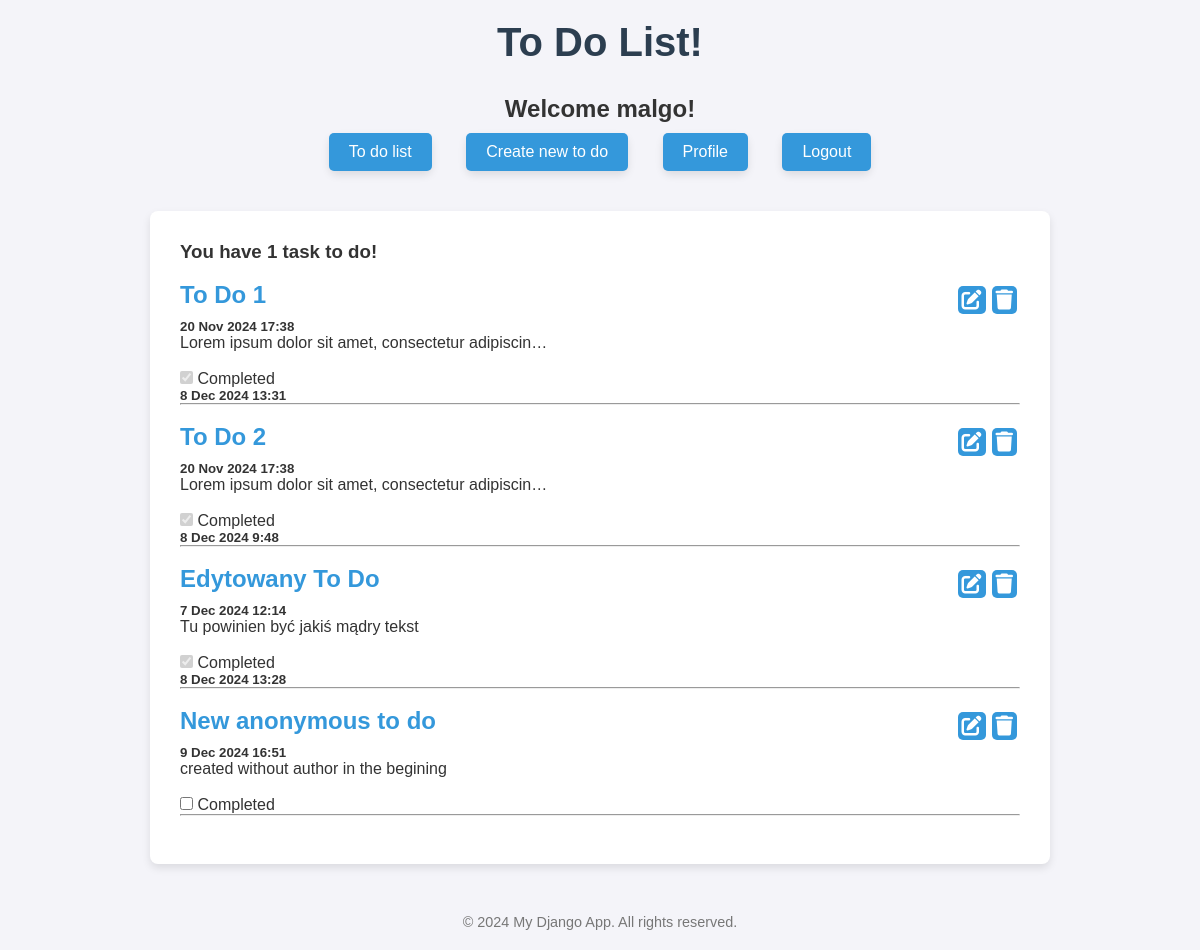
The app's page / (signed in), older data.
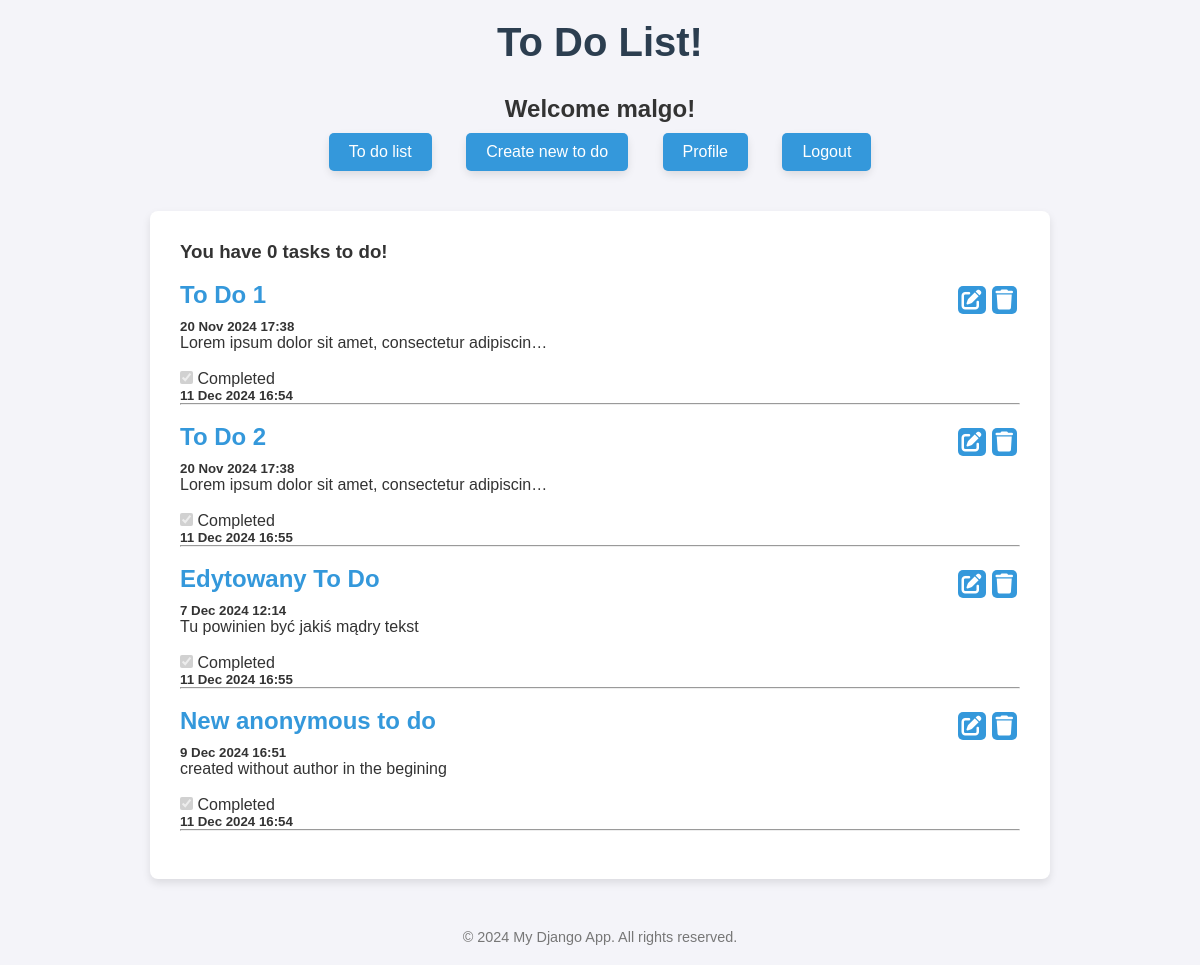
The same page, newer data.
### toDos/models.py (models this page shows, shortened)
class ToDo(models.Model):
    title = models.CharField(max_length=250)
    text = models.TextField()
    creation_date = models.DateTimeField(auto_now_add=True)
    completion = models.BooleanField(default=False)
    completion_date = models.DateTimeField(blank = True, null=True)
    image = models.ImageField(upload_to='images/', blank ='True', null=True)
    author = models.ForeignKey(User, on_delete=models.CASCADE, related_name= 'to_dos', blank ='True', null=True)

### toDos/views.py (the view)
# urls.py: path('', views.todo_list, name = 'main'),
def todo_list(request):
    if request.user.is_authenticated:
        to_dos = ToDo.objects.filter(author=request.user)
    else:
        to_dos = ToDo.objects.filter(author=None)
    not_completed = to_dos.filter(completion=False).count()
    return render (request, 'main.html',{"todos":to_dos, 'not_completed':not_completed })

### toDos/templates/main.html (shortened to what this page needs)
{% extends 'base.html' %}
{% block content %}
<h3>You have {{not_completed}} task{{not_completed|pluralize}} to do!</h3>
<br>
{% for todo in todos %}
<div id="todo-{{ todo.id }}">
    <div class = "to-do-nav">
        <a href = "{% url 'details' todo.id %}"><h2>{{todo.title}}</h2></a>
            <div class = "to-do-nav">
                <button class = "edit-button small-button" data-id = "{{ todo.id }}" data-url = "{% url 'edit' todo.id %}"><i class="fas fa-edit"></i></button>
                <button class = "delete-button small-button" data-id = "{{ todo.id }}" data-redirect=""><i class="fas fa-trash"></i></button>
            </div>
        </div>
    <h5>{{todo.creation_date | date:"j M Y G:i"}}</h5>
    <p>{{todo.text | truncatechars:50}}</p>
    <br>
    <input type="checkbox" name ="completed" class = "todo-comlition" {%if todo.completion %}checked disabled {% endif %} data-id="{{todo.id}}">
    <label for = "completed" >Completed</label>
    <h5 id = "completion-date-{{todo.id}}" {% if not todo.completion%} hidden {% endif %}>{{todo.completion_date | date:"j M Y G:i"}}</h5>
    <hr>
    <br>
</div>
{% endfor %}
{% endblock content%}

### toDos/templates/base.html (shortened to what this page needs)
{% load static %}
<!DOCTYPE html>
<html lang="en">
<head>
    <link rel="stylesheet" href="{% static 'css/styles.css' %}">
    <link href="https://cdnjs.cloudflare.com/ajax/libs/font-awesome/6.0.0-beta3/css/all.min.css" rel="stylesheet">
</head>
</head>
<body>
    <h1>To Do List!</h1>
    {% if user.is_authenticated %}
    <h2>Welcome {{ user.username }}!</h2>
    {% endif %}
    <nav>
        <form action="{% url 'main'%}" method="GET"><button type="submit">To do list</button></form>
        <form action="{% url 'add_to_do'%}" method="GET"><button type="submit">Create new to do</button></form>
        {% if user.is_authenticated %}
        <form action = "{% url 'profile'%}"><button type="submit">Profile</button></form>
        <form action = "{% url 'logout_view'%}" method="post">
            <button type="submit">Logout</button>
        </form>
        {% else %}
        <form action="{% url 'login'%}" method="GET"><button type="submit">Login</button></form>
        <form action="{% url 'register'%}" method="GET"><button type="submit">Register</button></form>
        {% endif %}
    </nav>
    <main>
        {% block content %}
        {% endblock %}
    </main>
    <footer>
        <p>&copy; 2024 My Django App. All rights reserved.</p>
    </footer>
</body>
</html>

### static/css/styles.css (style rules this page uses)
* { margin: 0; padding: 0; box-sizing: border-box; }
body { font-family: 'Arial', sans-serif; background-color: #f4f4f9; color: #333; padding: 20px; }
h1 { font-size: 2.5rem; color: #2c3e50; text-align: center; margin-bottom: 30px; }
h2 { text-align: center; margin-bottom: 10px; }
nav { text-align: center; margin-bottom: 40px; }
nav form { display: inline-block; margin: 0 15px; }
nav button { background-color: #3498db; color: white; font-size: 1rem; border: none; border-radius: 5px; cursor: pointer; transition: background-color 0.3s ease; }
nav form { padding: 0; }
main { max-width: 900px; margin: 0 auto; background-color: white; padding: 30px; border-radius: 8px; box-shadow: 0 4px 8px rgba(0, 0, 0, 0.1); }
footer { text-align: center; margin-top: 50px; font-size: 0.9rem; color: #777; }
a { color: #3498db; text-decoration: none; transition: color 0.3s ease; }
form { background-color: white; padding: 20px; border-radius: 8px; box-shadow: 0 4px 8px rgba(0, 0, 0, 0.1); max-width: 600px; margin: 20px auto; }
form button { background-color: #3498db; color: white; padding: 10px 20px; font-size: 1rem; border: none; border-radius: 5px; cursor: pointer; transition: background-color 0.3s ease; width: 100%; }
.to-do-nav { display: flex; flex-direction: row; justify-content: space-between; align-items: center; }
.small-button { background-color: #3498db; border: none; border-radius: 5px; cursor: pointer; margin: 3px; transition: background-color 0.3s ease, transform 0.2s ease; }
.small-button i { color: white; font-size: 20px; margin: 4px; }

Row changes from the older to the newer data that the page shows:
changed ToDo "To Do 1": completion_date "8 Dec 2024 13:31" → "11 Dec 2024 16:54"
changed ToDo "To Do 2": completion_date "8 Dec 2024 9:48" → "11 Dec 2024 16:55"
changed ToDo "Edytowany To Do": completion_date "8 Dec 2024 13:28" → "11 Dec 2024 16:55"
changed ToDo "New anonymous to do": completion "☐" → "☑"; completion_date (not shown) → "11 Dec 2024 16:54"
Text that changed along with them:
{{ not_completed }}: "1" → "0"
